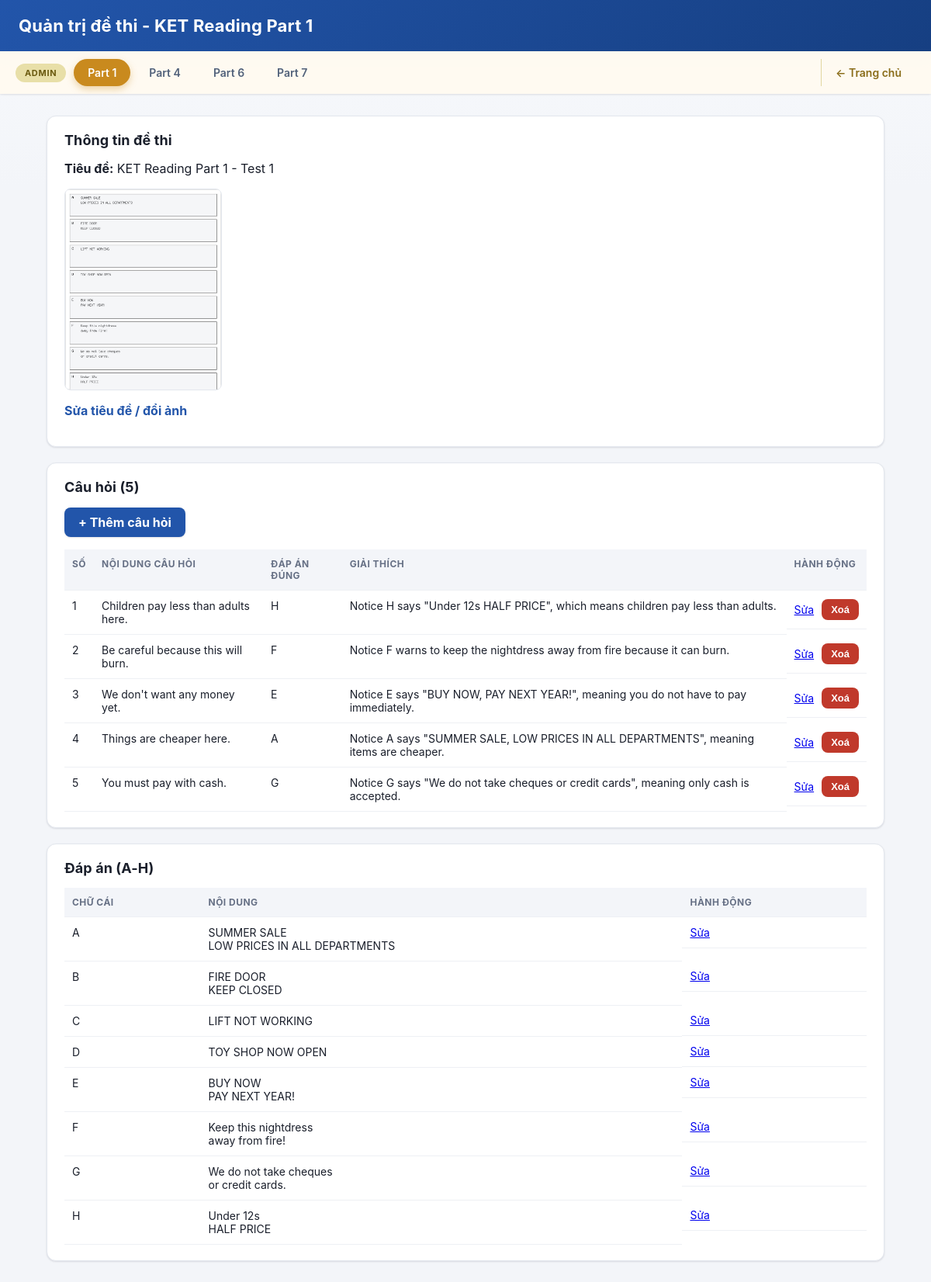
/index.php?controller=admin&action=index, run on the app's committed database.
### tables this page shows
CREATE TABLE ket_tests (
    id INT PRIMARY KEY AUTO_INCREMENT,
    title VARCHAR(255) NOT NULL,
    part INT NOT NULL,
    image VARCHAR(255) NOT NULL,
    created_at TIMESTAMP DEFAULT CURRENT_TIMESTAMP
);

CREATE TABLE ket_questions (
    id INT PRIMARY KEY AUTO_INCREMENT,
    test_id INT NOT NULL,
    question_number INT NOT NULL,
    question_text VARCHAR(500) NOT NULL,
    correct_answer CHAR(1) NOT NULL,
    explanation VARCHAR(500) NULL,
    CONSTRAINT fk_questions_test
        FOREIGN KEY (test_id) REFERENCES ket_tests(id)
        ON DELETE CASCADE
);

CREATE TABLE ket_options (
    id INT PRIMARY KEY AUTO_INCREMENT,
    test_id INT NOT NULL,
    option_letter CHAR(1) NOT NULL,
    option_text VARCHAR(255) NOT NULL,
    option_image VARCHAR(255) NULL,
    CONSTRAINT fk_options_test
        FOREIGN KEY (test_id) REFERENCES ket_tests(id)
        ON DELETE CASCADE
);

### app/controllers/Controller.php (called while the page is built, shortened)
<?php
class Controller
{
    protected function render(string $view, array $data = []): void
    {
        extract($data);
        require __DIR__ . '/../views/' . $view . '.php';
    }
}

### app/controllers/AdminController.php (called while the page is built, shortened)
<?php
class AdminController extends Controller
{
    private Test $testModel;
    private Question $questionModel;
    private Option $optionModel;
    public function __construct(private PDO $pdo)
    {
        $this->testModel = new Test($pdo);
        $this->questionModel = new Question($pdo);
        $this->optionModel = new Option($pdo);
    }
    public function index(): void
    {
        $test = $this->testModel->getTestById(self::DEFAULT_TEST_ID);
        $this->render('admin/index', [
            'test'      => $test,
            'questions' => $this->questionModel->getQuestionsByTestId(self::DEFAULT_TEST_ID),
            'options'   => $this->optionModel->getOptionsByTestId(self::DEFAULT_TEST_ID),
            'message'   => $_GET['msg'] ?? null,
        ]);
    }
}

### public/index.php (called while the page is built, shortened)
<?php
require_once __DIR__ . '/../config/database.php';
require_once __DIR__ . '/../app/models/Test.php';
require_once __DIR__ . '/../app/models/Question.php';
require_once __DIR__ . '/../app/models/Option.php';
require_once __DIR__ . '/../app/controllers/Controller.php';
require_once __DIR__ . '/../app/controllers/AdminController.php';
$controllerName = $_GET['controller'] ?? 'home';
$actionName = $_GET['action'] ?? 'index';
switch ($controllerName) {
    case 'admin':
        $controller = new AdminController($pdo);
        break;
}
$controller->$actionName();

### app/models/Test.php (called while the page is built, shortened)
<?php
class Test
{
    private PDO $pdo;
    public function __construct(PDO $pdo)
    {
        $this->pdo = $pdo;
    }
    public function getTestById(int $id): ?array
    {
        $stmt = $this->pdo->prepare(
            'SELECT * FROM ket_tests WHERE id = ?'
        );
        $stmt->execute([$id]);
        $test = $stmt->fetch();
        return $test !== false ? $test : null;
    }
}

### app/models/Question.php (called while the page is built, shortened)
<?php
class Question
{
    private PDO $pdo;
    public function __construct(PDO $pdo)
    {
        $this->pdo = $pdo;
    }
    public function getQuestionsByTestId(int $testId): array
    {
        $stmt = $this->pdo->prepare(
            'SELECT * FROM ket_questions WHERE test_id = ? ORDER BY question_number'
        );
        $stmt->execute([$testId]);
        return $stmt->fetchAll();
    }
}

### config/database.php (called while the page is built, shortened)
<?php
$options = [
    PDO::ATTR_ERRMODE            => PDO::ERRMODE_EXCEPTION,
    PDO::ATTR_DEFAULT_FETCH_MODE => PDO::FETCH_ASSOC,
];

### app/models/Option.php (called while the page is built, shortened)
<?php
class Option
{
    private PDO $pdo;
    public function __construct(PDO $pdo)
    {
        $this->pdo = $pdo;
    }
    public function getOptionsByTestId(int $testId): array
    {
        $stmt = $this->pdo->prepare(
            'SELECT * FROM ket_options WHERE test_id = ? ORDER BY option_letter'
        );
        $stmt->execute([$testId]);
        return $stmt->fetchAll();
    }
}

### app/views/admin/index.php (the view, shortened to what this page needs)
<!DOCTYPE html>
<html lang="vi">
<head>
<link rel="stylesheet" href="css/style.css">
</head>
<body>
<header class="site-header">
    <h1>Quản trị đề thi - KET Reading Part 1</h1>
</header>
<?php $activeAdminTab = 'admin1'; require __DIR__ . '/../partials/admin_nav_tabs.php'; ?>
<main class="page">
    <section class="admin-section">
        <h2>Thông tin đề thi</h2>
        <p><strong>Tiêu đề:</strong> <?= htmlspecialchars($test['title']) ?></p>
        <img src="<?= htmlspecialchars($test['image']) ?>" alt="Ảnh đề thi" class="admin-preview-image">
        <p><a href="index.php?controller=admin&amp;action=testForm" class="btn-link">Sửa tiêu đề / đổi ảnh</a></p>
    </section>
    <section class="admin-section">
        <h2>Câu hỏi (<?= count($questions) ?>)</h2>
        <p><a href="index.php?controller=admin&amp;action=questionForm" class="btn-link btn-add">+ Thêm câu hỏi</a></p>
        <table class="admin-table">
            <thead>
                <tr>
                    <th>Số</th>
                    <th>Nội dung câu hỏi</th>
                    <th>Đáp án đúng</th>
                    <th>Giải thích</th>
                    <th>Hành động</th>
                </tr>
            </thead>
            <tbody>
                <?php foreach ($questions as $q): ?>
                <tr>
                    <td><?= (int) $q['question_number'] ?></td>
                    <td><?= htmlspecialchars($q['question_text']) ?></td>
                    <td><?= htmlspecialchars($q['correct_answer']) ?></td>
                    <td><?= htmlspecialchars($q['explanation'] ?? '') ?></td>
                    <td class="admin-actions">
                        <a href="index.php?controller=admin&amp;action=questionForm&amp;id=<?= (int) $q['id'] ?>">Sửa</a>
                        <form method="POST" action="index.php?controller=admin&amp;action=questionDelete" onsubmit="return confirm('Xoá câu hỏi này?');">
                            <button type="submit" class="btn-delete">Xoá</button>
                        </form>
                    </td>
                </tr>
                <?php endforeach; ?>
            </tbody>
        </table>
    </section>
    <section class="admin-section">
        <h2>Đáp án (A-H)</h2>
        <table class="admin-table">
            <thead>
                <tr><th>Chữ cái</th><th>Nội dung</th><th>Hành động</th></tr>
            </thead>
            <tbody>
                <?php foreach ($options as $opt): ?>
                <tr>
                    <td><?= htmlspecialchars($opt['option_letter']) ?></td>
                    <td><?= nl2br(htmlspecialchars($opt['option_text'])) ?></td>
                    <td class="admin-actions">
                        <a href="index.php?controller=admin&amp;action=optionForm&amp;id=<?= (int) $opt['id'] ?>">Sửa</a>
                    </td>
                </tr>
                <?php endforeach; ?>
            </tbody>
        </table>
    </section>
</main>
</body>
</html>

### app/views/partials/admin_nav_tabs.php
<?php
$adminNavTabs = [
    'admin1' => ['label' => 'Part 1', 'url' => 'index.php?controller=admin&action=index'],
    'admin4' => ['label' => 'Part 4', 'url' => 'index.php?controller=admin_part4&action=index'],
    'admin6' => ['label' => 'Part 6', 'url' => 'index.php?controller=admin_formcompletion&action=index'],
    'admin7' => ['label' => 'Part 7', 'url' => 'index.php?controller=admin_part7&action=index'],
];
?>
<nav class="tab-bar tab-bar-admin">
    <span class="tab-bar-admin-badge">ADMIN</span>
    <?php foreach ($adminNavTabs as $tabKey => $tab): ?>
    <a
        href="<?= htmlspecialchars($tab['url']) ?>"
        class="tab-bar-item<?= ($activeAdminTab ?? '') === $tabKey ? ' active' : '' ?>"
    ><?= htmlspecialchars($tab['label']) ?></a>
    <?php endforeach; ?>
    <a href="index.php" class="tab-bar-item tab-bar-home-link">&larr; Trang chủ</a>
</nav>

### public/css/style.css (style rules this page uses)
:root { --color-primary: #2255aa; --color-primary-dark: #163f82; --color-primary-light: #eef4fc; --color-success: #2e8b57; --color-success-dark: #256e46; --color-danger: #c0392b; --color-danger-dark: #a5301f; --color-admin: #c98a1e; --color-admin-dark: #a3700f; --color-text: #1a1f2b; --color-text-muted: #667085; --color-border: #e3e7ee; --color-bg: #f3f5f9; --color-surface: #ffffff; --radius-sm: 8px; --radius-md: 12px; --radius-lg: 16px; --radius-pill: 999px; --shadow-sm: 0 1px 2px rgba(16, 24, 40, 0.06), 0 1px 3px rgba(16, 24, 40, 0.06); --shadow-md: 0 6px 16px rgba(16, 24, 40, 0.08); --shadow-lg: 0 16px 32px rgba(16, 24, 40, 0.14); --transition-fast: 0.15s ease; }
* { box-sizing: border-box; }
body { margin: 0; font-family: -apple-system, BlinkMacSystemFont, "Segoe UI", Roboto, Helvetica, Arial, sans-serif; background: linear-gradient(180deg, #f7f9fc 0%, var(--color-bg) 240px); color: var(--color-text); -webkit-font-smoothing: antialiased; }
.site-header { background: linear-gradient(135deg, var(--color-primary) 0%, var(--color-primary-dark) 100%); color: #ffffff; padding: 20px 24px; box-shadow: 0 2px 10px rgba(22, 63, 130, 0.25); }
.site-header h1 { margin: 0; font-size: 22px; font-weight: 700; letter-spacing: 0.2px; }
.tab-bar { display: flex; align-items: center; gap: 6px; background: rgba(255, 255, 255, 0.9); backdrop-filter: saturate(180%) blur(8px); padding: 10px 20px; box-shadow: var(--shadow-sm); position: sticky; top: 0; z-index: 20; overflow-x: auto; }
.tab-bar-item { display: inline-flex; align-items: center; padding: 9px 18px; border-radius: var(--radius-pill); color: #51617a; text-decoration: none; font-weight: 600; font-size: 14px; white-space: nowrap; transition: background-color var(--transition-fast), color var(--transition-fast), box-shadow var(--transition-fast), transform var(--transition-fast); }
.tab-bar-item.active { background: var(--color-primary); color: #ffffff; box-shadow: 0 4px 10px rgba(34, 85, 170, 0.35); }
.tab-bar-admin { background: rgba(255, 250, 240, 0.92); }
.tab-bar-admin-badge { display: inline-flex; align-items: center; padding: 5px 12px; margin-right: 4px; border-radius: var(--radius-pill); background: #e8dfa8; color: #6b5a10; font-size: 11px; font-weight: 700; letter-spacing: 0.06em; white-space: nowrap; }
.tab-bar-admin .tab-bar-item.active { background: var(--color-admin); color: #ffffff; box-shadow: 0 4px 10px rgba(201, 138, 30, 0.35); }
.tab-bar-home-link { margin-left: auto; padding-left: 18px; border-left: 1px solid #e2d6a0; border-radius: 0; color: #8a6d1a; }
.page { width: 90%; max-width: 1100px; margin: 28px auto 64px; }
.page h2 { margin-top: 0; font-size: 22px; letter-spacing: 0.1px; }
.admin-section { background: var(--color-surface); border: 1px solid var(--color-border); border-radius: var(--radius-md); box-shadow: var(--shadow-sm); padding: 20px 22px; margin-bottom: 20px; }
.admin-section h2 { margin-top: 0; font-size: 18px; }
.admin-preview-image { max-width: 260px; max-height: 260px; display: block; border: 1px solid var(--color-border); border-radius: var(--radius-sm); margin: 8px 0; }
.btn-link { display: inline-block; color: var(--color-primary); text-decoration: none; font-weight: 700; transition: color var(--transition-fast); }
.btn-add { background: var(--color-primary); color: #ffffff; padding: 9px 18px; border-radius: var(--radius-sm); box-shadow: var(--shadow-sm); transition: background-color var(--transition-fast), transform var(--transition-fast), box-shadow var(--transition-fast); }
.admin-table { width: 100%; border-collapse: collapse; margin-top: 14px; font-size: 14px; }
.admin-table th, .admin-table td { text-align: left; padding: 11px 10px; border-bottom: 1px solid #eef0f4; vertical-align: top; }
.admin-table th { background: var(--color-bg); color: var(--color-text-muted); font-size: 12px; text-transform: uppercase; letter-spacing: 0.04em; }
.admin-table tbody tr { transition: background-color var(--transition-fast); }
.admin-actions { display: flex; gap: 10px; align-items: center; white-space: nowrap; }
.admin-actions form { margin: 0; }
.btn-delete { background: var(--color-danger); color: #ffffff; border: none; border-radius: var(--radius-sm); padding: 6px 12px; cursor: pointer; font-size: 13px; font-weight: 600; transition: background-color var(--transition-fast), transform var(--transition-fast); }

### data on the page
ket_tests: title "KET Reading Part 1 - Test 1", image (picture)
ket_questions: question_number "1", question_text "Children pay less than adults here.", correct_answer "H", explanation "Notice H says \"Under 12s HALF PRICE\", which means children pay less than adults."
ket_questions: question_number "2", question_text "Be careful because this will burn.", correct_answer "F", explanation "Notice F warns to keep the nightdress away from fire because it can burn."
ket_questions: question_number "3", question_text "We don't want any money yet.", correct_answer "E", explanation "Notice E says \"BUY NOW, PAY NEXT YEAR!\", meaning you do not have to pay immediately."
ket_questions: question_number "4", question_text "Things are cheaper here.", correct_answer "A", explanation "Notice A says \"SUMMER SALE, LOW PRICES IN ALL DEPARTMENTS\", meaning items are cheaper."
ket_questions: question_number "5", question_text "You must pay with cash.", correct_answer "G", explanation "Notice G says \"We do not take cheques or credit cards\", meaning only cash is accepted."
ket_options: option_letter "A", option_text "SUMMER SALE LOW PRICES IN ALL DEPARTMENTS"
ket_options: option_letter "B", option_text "FIRE DOOR KEEP CLOSED"
ket_options: option_letter "C", option_text "LIFT NOT WORKING"
ket_options: option_letter "D", option_text "TOY SHOP NOW OPEN"
ket_options: option_letter "E", option_text "BUY NOW PAY NEXT YEAR!"
ket_options: option_letter "F", option_text "Keep this nightdress away from fire!"
ket_options: option_letter "G", option_text "We do not take cheques or credit cards."
ket_options: option_letter "H", option_text "Under 12s HALF PRICE"

### other printed values
$tab['label'] "Part 1"
$tab['label'] "Part 4"
$tab['label'] "Part 6"
$tab['label'] "Part 7"
count($questions) "5"
